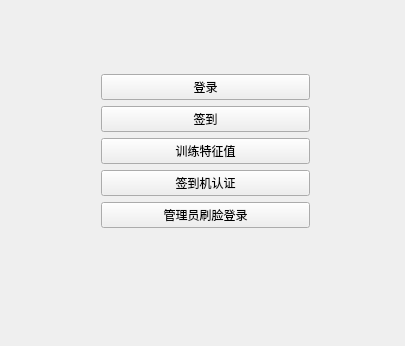
<?xml version="1.0" encoding="UTF-8"?>
<ui version="4.0">
 <class>MainWidget</class>
 <widget class="QWidget" name="MainWidget">
  <property name="geometry">
   <rect>
    <x>0</x>
    <y>0</y>
    <width>405</width>
    <height>346</height>
   </rect>
  </property>
  <property name="windowTitle">
   <string>创新实验平台考勤系统</string>
  </property>
  <widget class="QWidget" name="layoutWidget">
   <property name="geometry">
    <rect>
     <x>90</x>
     <y>0</y>
     <width>231</width>
     <height>301</height>
    </rect>
   </property>
   <layout class="QVBoxLayout" name="verticalLayout">
    <item>
     <spacer name="verticalSpacer">
      <property name="orientation">
       <enum>Qt::Vertical</enum>
      </property>
      <property name="sizeHint" stdset="0">
       <size>
        <width>20</width>
        <height>40</height>
       </size>
      </property>
     </spacer>
    </item>
    <item>
     <widget class="QPushButton" name="logInButton">
      <property name="text">
       <string>登录</string>
      </property>
     </widget>
    </item>
    <item>
     <widget class="QPushButton" name="signInButton">
      <property name="text">
       <string>签到</string>
      </property>
     </widget>
    </item>
    <item>
     <widget class="QPushButton" name="TrackButton">
      <property name="text">
       <string>训练特征值</string>
      </property>
     </widget>
    </item>
    <item>
     <widget class="QPushButton" name="hostActiveButton">
      <property name="text">
       <string>签到机认证</string>
      </property>
     </widget>
    </item>
    <item>
     <widget class="QPushButton" name="FaceLoginBtn">
      <property name="text">
       <string>管理员刷脸登录</string>
      </property>
     </widget>
    </item>
    <item>
     <spacer name="verticalSpacer_2">
      <property name="orientation">
       <enum>Qt::Vertical</enum>
      </property>
      <property name="sizeHint" stdset="0">
       <size>
        <width>20</width>
        <height>40</height>
       </size>
      </property>
     </spacer>
    </item>
   </layout>
  </widget>
 </widget>
 <layoutdefault spacing="6" margin="11"/>
 <resources/>
 <connections/>
</ui>
